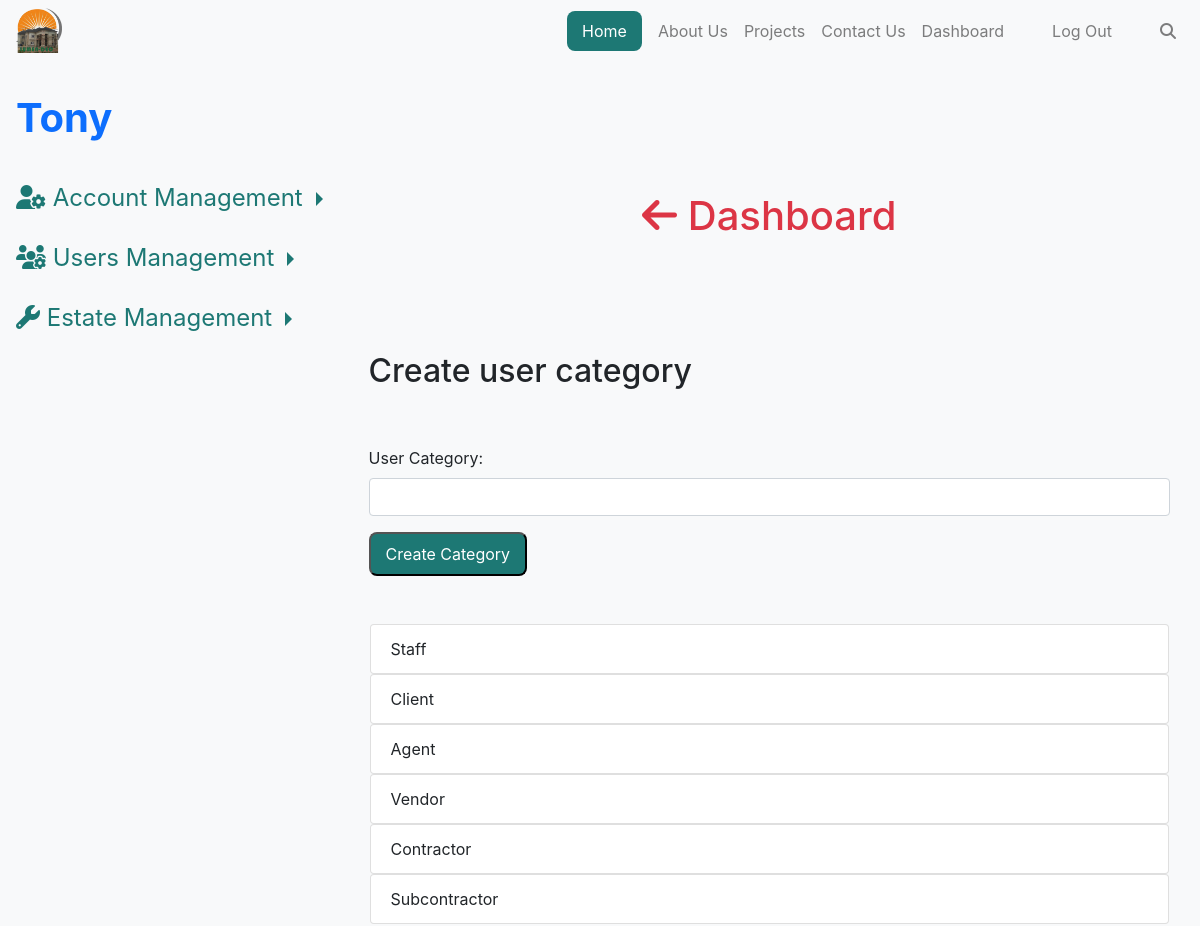
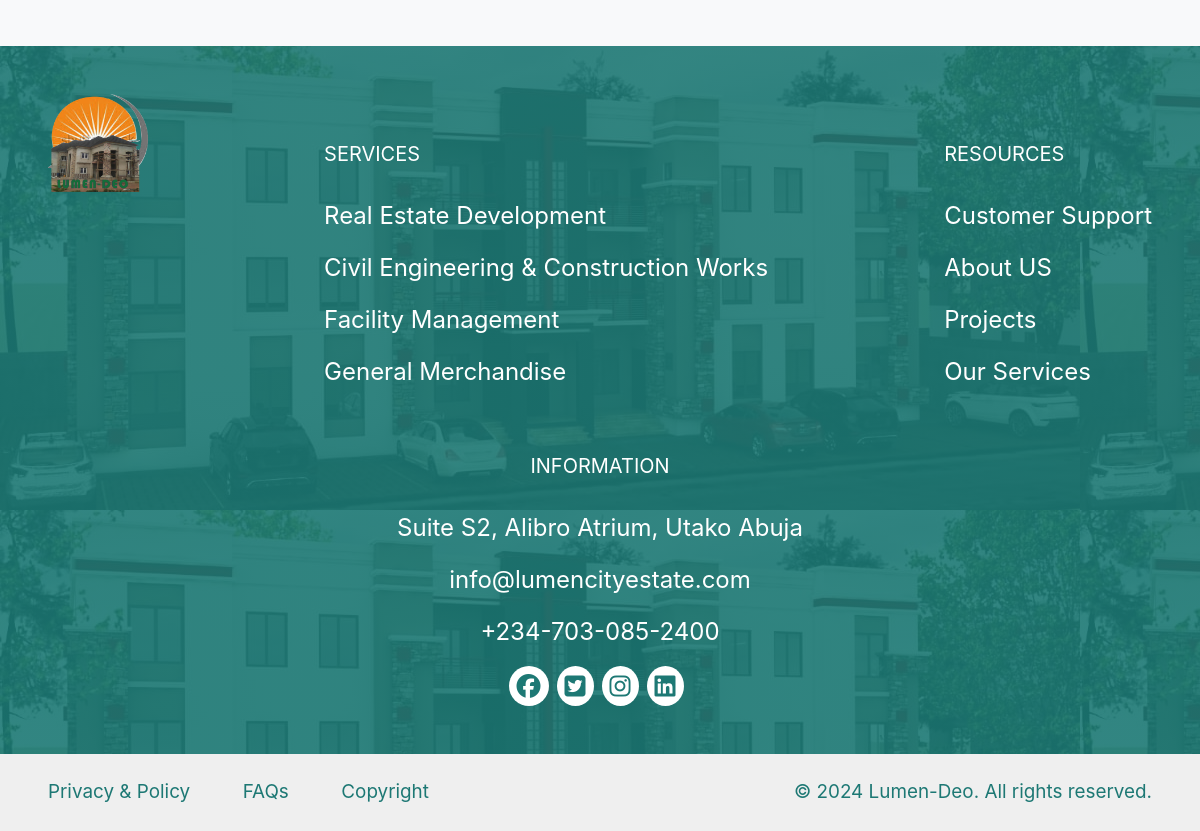
The app's page /dashboard/user/new_category (signed in) with its own data (2 pictures, top to bottom).
### lumenapp/models.py (models this page shows)
class User(AbstractUser):
    user_category = models.ForeignKey(UserCategory, related_name="users_category", on_delete=models.CASCADE, null=True)

class UserCategory(models.Model):
    user_category = models.CharField(max_length=60, unique=True)
    def __str__(self):
        return f"{self.user_category}"

### lumenapp/views.py (the view, shortened to what this page needs)
# urls.py: path("dashboard/user/new_category", views.new_category, name="new_category"),
@login_required
def new_category(request):
    categories = UserCategory.objects.all()
    form = UserCategoryForm()
    return render(request, "lumenapp/new_category.html", {"form": form, "categories": categories})

### lumenapp/user_category_forms.py
class UserCategoryForm(forms.ModelForm):
    class Meta:
        model = UserCategory
        fields = ['user_category']
        labels = {
            'user_category': 'User Category',
        }
        widgets = {
            'user_category': forms.TextInput(attrs={'class': 'form-control'}),
        }

### lumenapp/templates/lumenapp/new_category.html (shortened to what this page needs)
{% extends "lumenapp/layout.html" %}
{% load static %}
{% load mathfilters %}
{% block body %}
<section class="admin d-flex bg-gray-100" id="admin">
  <nav class="nav flex-column d-inline-flex mt-4">
     {% if user_id or request.user.is_authenticated %}
      <a class="nav-link fs-1 mt-5 p-3" href="{% url 'profile' user_id=user.id %}"><strong>{{ user }}</strong></a>
     {% else %}
     <a class="nav-link fs-1 mt-5 p-3" href=""><strong>{{ user }}</strong></a>
     {% endif %}
    <li class="nav-item dropright">
      <a class="nav-link dropdown-toggle icon mt-2" href="{% url 'user_acct' user_id=user.id %}" role="button">
        <i class="fa-solid fa-user-gear"></i> Account Management
      </a>
    </li>
    {% if request.user.is_superuser %}
    <li class="nav-item dropright">
      <a class="nav-link dropdown-toggle icon mt-2" href="#" role="button" data-toggle="dropdown" aria-expanded="false">
        <i class="fa-solid fa-users-gear"></i> Users Management
      </a>
    </li>
    {% endif %}
    <li class="nav-item dropright">
      <a class="nav-link dropdown-toggle icon mt-2" href="#" role="button" data-toggle="dropdown" aria-expanded="false">
        <i class="fa-solid fa-wrench"></i> Estate Management
      </a>
    </li>
  </nav>
  <section id="lumen-deo" class="container-fluid effect-section pt-5 my-5">
    <a class="text-decoration-none text-danger" href="{% url 'dashboard' %}"><h1 class="pt-5 mt-5 text-center"><i class="fa-solid fa-arrow-left"></i> Dashboard</h1></a>
    <section id="proj_upload" class="container m-auto py-5">
      <div class="mt-2"><h2 class="login-text py-5">Create user category</h2></div>
      <form action="{% url 'new_category' %}" method="post">
          {{ form.as_p }}
          <button type="submit" class="btn-fade btn-border-none">Create Category</button>
      </form>
    </section>
    {% for category in categories %}
    <ul class="list-group mx-3">
        <li class="list-group-item">{{ category }}</li>
    </ul>
    {% endfor %}
  </section>
</section>
{% endblock %}

### lumenapp/static/lumenapp/css/style.css (style rules this page uses)
.login a, .login-btn, .active > a, .btn-fade { background-color: #1D7874; padding: 0.5rem 0.9375rem !important; border-radius: 0.5rem; margin-right: 0.5rem !important; color: #FFFFFF !important; }
.home, body { margin: 0 !important; padding: 0 !important; }
.bg-gray-100 { background-color: var(--bs-gray-100)!important; }
.effect-section { position: relative; overflow: hidden; }
.icon { color: #1D7874; font-size: 1.5rem; }

### records on screen
User: username "Tony"
UserCategory: user_category "Staff"
UserCategory: user_category "Client"
UserCategory: user_category "Agent"
UserCategory: user_category "Vendor"
UserCategory: user_category "Contractor"
UserCategory: user_category "Subcontractor"
